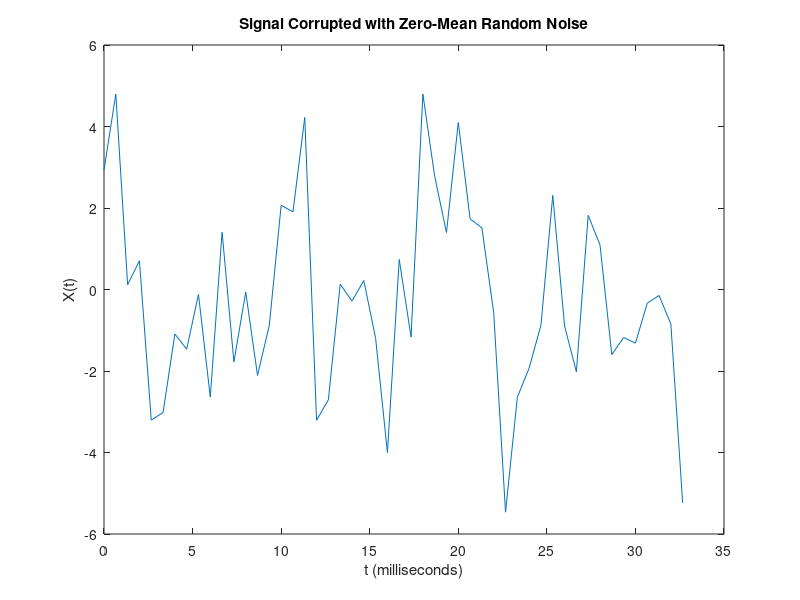
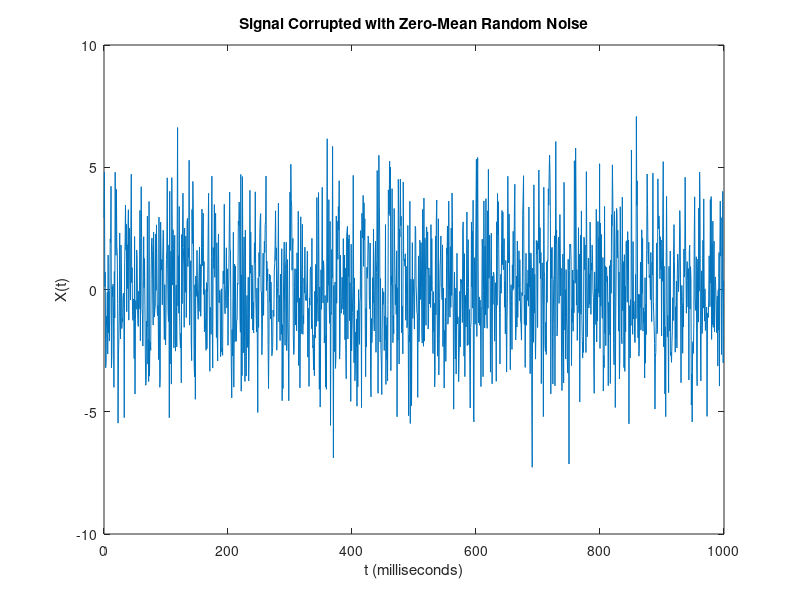
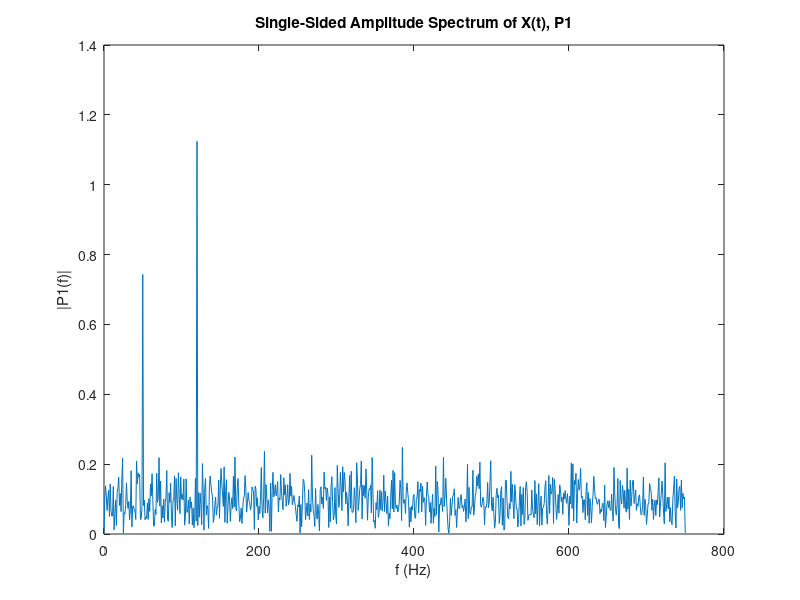
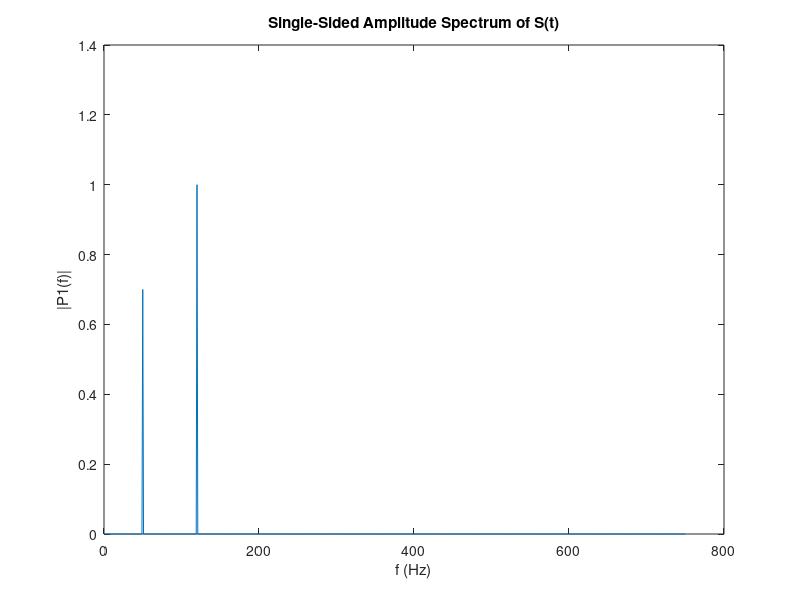

MATLAB code to generate these figures, in order:
% Discrete Fourier transform using fft function
% 08/12/2021 R. Liupekevicius
clear all; close all;
clc;

% the following example is found in mathworks doc fft

Fs = 1500;            % Sampling frequency                    
T = 1/Fs;             % Sampling period       
L = 1500;             % Length of signal
t = (0:L-1)*T;        % Time vector

% % test this function utility
% n = 2^nextpow2(L);

% Form a signal containing a 50 Hz sinusoid of amplitude 0.7 and a 120 Hz
% sinusoid of amplitude 1.
s50  = 0.7*cos(2*pi*50*t);
s120 = sin(2*pi*120*t);
S    = s50+s120;

% Corrupt the signal with zero-mean white noise with a variance of 4.
X = S + 2*randn(size(t));

%Plot the noisy signal in the time domain. It is difficult to identify
% the frequency components by looking at the signal X(t).
figure(1)
plot(1000*t(1:50),X(1:50))
title('Signal Corrupted with Zero-Mean Random Noise')
xlabel('t (milliseconds)')
ylabel('X(t)')

%Plot full noisy signal
figure(2)
plot(1000*t,X)
title('Signal Corrupted with Zero-Mean Random Noise')
xlabel('t (milliseconds)')
ylabel('X(t)')

%% FFT

%Compute the Fourier transform of the signal.
Y = fft(X);

%Compute the two-sided spectrum P2. Then compute the single-sided spectrum
% P1 based on P2 and the even-valued signal length L.
P2 = abs(Y/L);   %scaling that takes place for all freq.
P1 = P2(1:L/2+1);%select only positive frequencies
P1(2:end-1) = 2*P1(2:end-1);%scalling for all freqs but f=0.

%Define the frequency domain f and plot the single-sided amplitude
% spectrum P1. The amplitudes are not exactly at 0.7 and 1, as expected,
% because of the added noise. On average, longer signals produce better
% frequency approximations.
f = Fs*(0:(L/2))/L;

figure(3)
plot(f,P1) 
title('Single-Sided Amplitude Spectrum of X(t), P1')
xlabel('f (Hz)')
ylabel('|P1(f)|')


%Plot real and imaginary parts of fft

Y = Y(1:L/2+1);
Y = 2*Y/L;
figure(5)
subplot(2,1,1)
plot(f,real(Y));
xlabel('f (Hz)')
ylabel('real 2Y/L')
subplot(2,1,2)
plot(f,imag(Y));
xlabel('f (Hz)')
ylabel('imag 2Y/L')
title('Single-Sided Amplitude Spectrum of X(t), 2Y/L')

%% Now, take the Fourier transform of the original, uncorrupted signal and
% retrieve the exact amplitudes, 0.7 and 1.0.

Yp = fft(S); %pure signal
P3 = abs(Yp/L); %scaling
P4 = P3(1:L/2+1); %taking only positive frequencies
P4(2:end-1) = 2*P4(2:end-1); %only multiply by 2 frequencies dif than zero

figure(4)
plot(f,P4) 
title('Single-Sided Amplitude Spectrum of S(t)')
xlabel('f (Hz)')
ylabel('|P1(f)|')


% Yp = Yp(1:L/2+1);
% Yp = 2*Yp/L;
% figure(6)
% subplot(2,1,1)
% plot(f,real(Yp));
% xlabel('f (Hz)')
% ylabel('real 2Y/L')
% subplot(2,1,2)
% plot(f,imag(Yp));
% xlabel('f (Hz)')
% ylabel('imag 2Y/L')


fp = (0:L-1)/L*Fs - Fs/2;
Yp = 2*Yp/L;

figure(6)
subplot(2,1,1)
plot(fp,real(fftshift(Yp)));
xlabel('f (Hz)')
ylabel('real 2Y/L')
title('DFT');
subplot(2,1,2)
plot(fp,imag(fftshift(Yp)));
xlabel('f (Hz)')
ylabel('imag 2Y/L')




%% Using the hilbert transform on the time signal, then fft

%build frequency axis for fft
fh = (0:L-1)/L*Fs - Fs/2;


Sh=s50;
% Sh=hilbert(Sh);
Yh=fft(Sh);
Yh=2*Yh/L;

figure(7)
subplot(2,1,1)
plot(fh,real(Yh));
xlabel('f (Hz)')
ylabel('real 2Y/L')
subplot(2,1,2)
plot(fh,imag(Yh));
xlabel('f (Hz)')
ylabel('imag 2Y/L')
title("Y=fft(input time signal)");


%Explore fftshift function
Yh=fftshift(Yh);


figure(8)
subplot(2,1,1)
plot(fh,real(Yh));
xlabel('f (Hz)')
ylabel('real 2Y/L')
subplot(2,1,2)
plot(fh,imag(Yh));
xlabel('f (Hz)')
ylabel('imag 2Y/L')
title("Y=fft(input time signal)");

